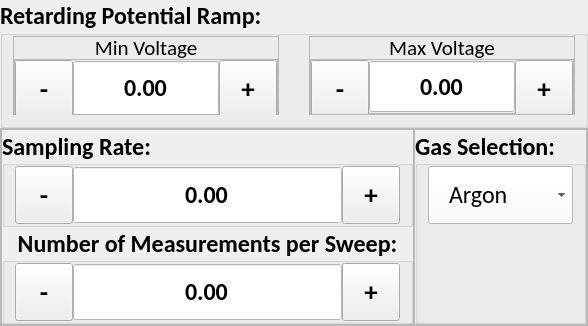
      <widget class="QWidget" name="double_lang_probe">
       <layout class="QVBoxLayout" name="verticalLayout_3">
        <property name="spacing">
         <number>0</number>
        </property>
        <property name="leftMargin">
         <number>0</number>
        </property>
        <property name="topMargin">
         <number>0</number>
        </property>
        <property name="rightMargin">
         <number>0</number>
        </property>
        <property name="bottomMargin">
         <number>0</number>
        </property>
        <item>
         <widget class="QGroupBox" name="dlp_volt_ramp_adjustment_gb">
          <property name="minimumSize">
           <size>
            <width>0</width>
            <height>112</height>
           </size>
          </property>
          <property name="maximumSize">
           <size>
            <width>16777215</width>
            <height>128</height>
           </size>
          </property>
          <property name="font">
           <font>
            <family>Calibri</family>
            <pointsize>18</pointsize>
            <weight>75</weight>
            <bold>true</bold>
           </font>
          </property>
          <property name="title">
           <string>Retarding Potential Ramp:</string>
          </property>
          <layout class="QHBoxLayout" name="horizontalLayout_10">
           <property name="spacing">
            <number>30</number>
           </property>
           <property name="leftMargin">
            <number>10</number>
           </property>
           <property name="topMargin">
            <number>0</number>
           </property>
           <property name="rightMargin">
            <number>10</number>
           </property>
           <property name="bottomMargin">
            <number>10</number>
           </property>
           <item>
            <widget class="QFrame" name="dlp_min_frame">
             <property name="maximumSize">
              <size>
               <width>1000</width>
               <height>1000</height>
              </size>
             </property>
             <property name="frameShape">
              <enum>QFrame::StyledPanel</enum>
             </property>
             <property name="frameShadow">
              <enum>QFrame::Raised</enum>
             </property>
             <layout class="QVBoxLayout" name="verticalLayout_7">
              <property name="spacing">
               <number>0</number>
              </property>
              <property name="leftMargin">
               <number>0</number>
              </property>
              <property name="topMargin">
               <number>0</number>
              </property>
              <property name="rightMargin">
               <number>0</number>
              </property>
              <property name="bottomMargin">
               <number>0</number>
              </property>
              <item>
               <widget class="QLabel" name="dlp_min_label">
                <property name="minimumSize">
                 <size>
                  <width>40</width>
                  <height>22</height>
                 </size>
                </property>
                <property name="maximumSize">
                 <size>
                  <width>1000</width>
                  <height>22</height>
                 </size>
                </property>
                <property name="font">
                 <font>
                  <family>Calibri</family>
                  <pointsize>16</pointsize>
                  <weight>50</weight>
                  <bold>false</bold>
                 </font>
                </property>
                <property name="text">
                 <string>Min Voltage</string>
                </property>
                <property name="alignment">
                 <set>Qt::AlignCenter</set>
                </property>
               </widget>
              </item>
              <item>
               <widget class="QFrame" name="frame_3">
                <property name="minimumSize">
                 <size>
                  <width>0</width>
                  <height>58</height>
                 </size>
                </property>
                <property name="frameShape">
                 <enum>QFrame::StyledPanel</enum>
                </property>
                <property name="frameShadow">
                 <enum>QFrame::Raised</enum>
                </property>
                <layout class="QHBoxLayout" name="horizontalLayout_11">
                 <property name="spacing">
                  <number>0</number>
                 </property>
                 <property name="leftMargin">
                  <number>0</number>
                 </property>
                 <property name="topMargin">
                  <number>0</number>
                 </property>
                 <property name="rightMargin">
                  <number>0</number>
                 </property>
                 <property name="bottomMargin">
                  <number>0</number>
                 </property>
                 <item>
                  <widget class="QToolButton" name="dlp_volt_ramp_min_minus">
                   <property name="minimumSize">
                    <size>
                     <width>58</width>
                     <height>58</height>
                    </size>
                   </property>
                   <property name="maximumSize">
                    <size>
                     <width>58</width>
                     <height>58</height>
                    </size>
                   </property>
                   <property name="font">
                    <font>
                     <pointsize>20</pointsize>
                     <weight>75</weight>
                     <bold>true</bold>
                    </font>
                   </property>
                   <property name="text">
                    <string>-</string>
                   </property>
                  </widget>
                 </item>
                 <item>
                  <widget class="QDoubleSpinBox" name="dlp_volt_ramp_min_input">
                   <property name="minimumSize">
                    <size>
                     <width>0</width>
                     <height>0</height>
                    </size>
                   </property>
                   <property name="maximumSize">
                    <size>
                     <width>1000</width>
                     <height>58</height>
                    </size>
                   </property>
                   <property name="font">
                    <font>
                     <family>Calibri</family>
                     <pointsize>18</pointsize>
                    </font>
                   </property>
                   <property name="layoutDirection">
                    <enum>Qt::LeftToRight</enum>
                   </property>
                   <property name="styleSheet">
                    <string notr="true">QDoubleSpinBox {
	background-color: #FFFFFF;
}</string>
                   </property>
                   <property name="alignment">
                    <set>Qt::AlignCenter</set>
                   </property>
                   <property name="readOnly">
                    <bool>true</bool>
                   </property>
                   <property name="buttonSymbols">
                    <enum>QAbstractSpinBox::NoButtons</enum>
                   </property>
                   <property name="correctionMode">
                    <enum>QAbstractSpinBox::CorrectToPreviousValue</enum>
                   </property>
                   <property name="showGroupSeparator" stdset="0">
                    <bool>false</bool>
                   </property>
                   <property name="minimum">
                    <double>-10000.000000000000000</double>
                   </property>
                   <property name="maximum">
                    <double>10000.000000000000000</double>
                   </property>
                  </widget>
                 </item>
                 <item>
                  <widget class="QToolButton" name="dlp_volt_ramp_min_plus">
                   <property name="minimumSize">
                    <size>
                     <width>58</width>
                     <height>58</height>
                    </size>
                   </property>
                   <property name="maximumSize">
                    <size>
                     <width>16777215</width>
                     <height>58</height>
                    </size>
                   </property>
                   <property name="font">
                    <font>
                     <pointsize>20</pointsize>
                     <weight>75</weight>
                     <bold>true</bold>
                    </font>
                   </property>
                   <property name="focusPolicy">
                    <enum>Qt::NoFocus</enum>
                   </property>
                   <property name="text">
                    <string>+</string>
                   </property>
                  </widget>
                 </item>
                </layout>
               </widget>
              </item>
             </layout>
            </widget>
           </item>
           <item>
            <widget class="QFrame" name="dlp_max_frame">
             <property name="minimumSize">
              <size>
               <width>0</width>
               <height>0</height>
              </size>
             </property>
             <property name="maximumSize">
              <size>
               <width>1000</width>
               <height>1000</height>
              </size>
             </property>
             <property name="frameShape">
              <enum>QFrame::StyledPanel</enum>
             </property>
             <property name="frameShadow">
              <enum>QFrame::Raised</enum>
             </property>
             <layout class="QVBoxLayout" name="verticalLayout_8">
              <property name="spacing">
               <number>0</number>
              </property>
              <property name="leftMargin">
               <number>0</number>
              </property>
              <property name="topMargin">
               <number>0</number>
              </property>
              <property name="rightMargin">
               <number>0</number>
              </property>
              <property name="bottomMargin">
               <number>0</number>
              </property>
              <item>
               <widget class="QLabel" name="dlp_max_label">
                <property name="minimumSize">
                 <size>
                  <width>42</width>
                  <height>22</height>
                 </size>
                </property>
                <property name="maximumSize">
                 <size>
                  <width>1000</width>
                  <height>22</height>
                 </size>
                </property>
                <property name="font">
                 <font>
                  <family>Calibri</family>
                  <pointsize>16</pointsize>
                  <weight>50</weight>
                  <bold>false</bold>
                 </font>
                </property>
                <property name="text">
                 <string>Max Voltage</string>
                </property>
                <property name="alignment">
                 <set>Qt::AlignCenter</set>
                </property>
               </widget>
              </item>
              <item>
               <widget class="QFrame" name="frame_4">
                <property name="frameShape">
                 <enum>QFrame::StyledPanel</enum>
                </property>
                <property name="frameShadow">
                 <enum>QFrame::Raised</enum>
                </property>
                <layout class="QHBoxLayout" name="horizontalLayout_12">
                 <property name="spacing">
                  <number>0</number>
                 </property>
                 <property name="leftMargin">
                  <number>0</number>
                 </property>
                 <property name="topMargin">
                  <number>0</number>
                 </property>
                 <property name="rightMargin">
                  <number>0</number>
                 </property>
                 <property name="bottomMargin">
                  <number>0</number>
                 </property>
                 <item>
                  <widget class="QToolButton" name="dlp_volt_ramp_max_minus">
                   <property name="minimumSize">
                    <size>
                     <width>58</width>
                     <height>58</height>
                    </size>
                   </property>
                   <property name="maximumSize">
                    <size>
                     <width>58</width>
                     <height>58</height>
                    </size>
                   </property>
                   <property name="font">
                    <font>
                     <pointsize>20</pointsize>
                     <weight>75</weight>
                     <bold>true</bold>
                    </font>
                   </property>
                   <property name="text">
                    <string>-</string>
                   </property>
                  </widget>
                 </item>
                 <item>
                  <widget class="QDoubleSpinBox" name="dlp_volt_rampt_max_input">
                   <property name="minimumSize">
                    <size>
                     <width>0</width>
                     <height>0</height>
                    </size>
                   </property>
                   <property name="maximumSize">
                    <size>
                     <width>1000</width>
                     <height>58</height>
                    </size>
                   </property>
                   <property name="font">
                    <font>
                     <family>Calibri</family>
                     <pointsize>18</pointsize>
                    </font>
                   </property>
                   <property name="layoutDirection">
                    <enum>Qt::LeftToRight</enum>
                   </property>
                   <property name="styleSheet">
                    <string notr="true">QDoubleSpinBox {
	background-color: #FFFFFF;
}</string>
                   </property>
                   <property name="alignment">
                    <set>Qt::AlignCenter</set>
                   </property>
                   <property name="readOnly">
                    <bool>true</bool>
                   </property>
                   <property name="buttonSymbols">
                    <enum>QAbstractSpinBox::NoButtons</enum>
                   </property>
                   <property name="correctionMode">
                    <enum>QAbstractSpinBox::CorrectToPreviousValue</enum>
                   </property>
                   <property name="showGroupSeparator" stdset="0">
                    <bool>false</bool>
                   </property>
                   <property name="minimum">
                    <double>-10000.000000000000000</double>
                   </property>
                   <property name="maximum">
                    <double>10000.000000000000000</double>
                   </property>
                  </widget>
                 </item>
                 <item>
                  <widget class="QToolButton" name="dlp_volt_ramp_max_plus">
                   <property name="minimumSize">
                    <size>
                     <width>58</width>
                     <height>58</height>
                    </size>
                   </property>
                   <property name="maximumSize">
                    <size>
                     <width>16777215</width>
                     <height>58</height>
                    </size>
                   </property>
                   <property name="font">
                    <font>
                     <pointsize>20</pointsize>
                     <weight>75</weight>
                     <bold>true</bold>
                    </font>
                   </property>
                   <property name="focusPolicy">
                    <enum>Qt::NoFocus</enum>
                   </property>
                   <property name="text">
                    <string>+</string>
                   </property>
                  </widget>
                 </item>
                </layout>
               </widget>
              </item>
             </layout>
            </widget>
           </item>
          </layout>
         </widget>
        </item>
        <item>
         <widget class="QFrame" name="frame_8">
          <property name="frameShape">
           <enum>QFrame::StyledPanel</enum>
          </property>
          <property name="frameShadow">
           <enum>QFrame::Raised</enum>
          </property>
          <layout class="QHBoxLayout" name="horizontalLayout_16">
           <property name="spacing">
            <number>0</number>
           </property>
           <property name="leftMargin">
            <number>0</number>
           </property>
           <property name="topMargin">
            <number>0</number>
           </property>
           <property name="rightMargin">
            <number>0</number>
           </property>
           <property name="bottomMargin">
            <number>0</number>
           </property>
           <item>
            <widget class="QFrame" name="frame_9">
             <property name="frameShape">
              <enum>QFrame::StyledPanel</enum>
             </property>
             <property name="frameShadow">
              <enum>QFrame::Raised</enum>
             </property>
             <layout class="QVBoxLayout" name="verticalLayout_11">
              <property name="spacing">
               <number>0</number>
              </property>
              <property name="leftMargin">
               <number>0</number>
              </property>
              <property name="topMargin">
               <number>0</number>
              </property>
              <property name="rightMargin">
               <number>0</number>
              </property>
              <property name="bottomMargin">
               <number>0</number>
              </property>
              <item>
               <widget class="QGroupBox" name="dlp_sampling_rate_gb">
                <property name="font">
                 <font>
                  <family>Calibri</family>
                  <pointsize>18</pointsize>
                  <weight>75</weight>
                  <bold>true</bold>
                 </font>
                </property>
                <property name="styleSheet">
                 <string notr="true"/>
                </property>
                <property name="title">
                 <string>Sampling Rate:</string>
                </property>
                <property name="alignment">
                 <set>Qt::AlignLeading|Qt::AlignLeft|Qt::AlignVCenter</set>
                </property>
                <layout class="QHBoxLayout" name="horizontalLayout_8">
                 <property name="spacing">
                  <number>0</number>
                 </property>
                 <property name="leftMargin">
                  <number>10</number>
                 </property>
                 <property name="topMargin">
                  <number>0</number>
                 </property>
                 <property name="rightMargin">
                  <number>10</number>
                 </property>
                 <property name="bottomMargin">
                  <number>0</number>
                 </property>
                 <item>
                  <widget class="QToolButton" name="dlp_sampling_rate_minus">
                   <property name="minimumSize">
                    <size>
                     <width>58</width>
                     <height>58</height>
                    </size>
                   </property>
                   <property name="maximumSize">
                    <size>
                     <width>58</width>
                     <height>58</height>
                    </size>
                   </property>
                   <property name="font">
                    <font>
                     <pointsize>20</pointsize>
                     <weight>75</weight>
                     <bold>true</bold>
                    </font>
                   </property>
                   <property name="text">
                    <string>-</string>
                   </property>
                  </widget>
                 </item>
                 <item>
                  <widget class="QDoubleSpinBox" name="dlp_sampling_rate_input">
                   <property name="minimumSize">
                    <size>
                     <width>0</width>
                     <height>58</height>
                    </size>
                   </property>
                   <property name="maximumSize">
                    <size>
                     <width>1000</width>
                     <height>58</height>
                    </size>
                   </property>
                   <property name="font">
                    <font>
                     <family>Calibri</family>
                     <pointsize>18</pointsize>
                    </font>
                   </property>
                   <property name="focusPolicy">
                    <enum>Qt::NoFocus</enum>
                   </property>
                   <property name="layoutDirection">
                    <enum>Qt::LeftToRight</enum>
                   </property>
                   <property name="styleSheet">
                    <string notr="true">QDoubleSpinBox {
	background-color: #FFFFFF;
}</string>
                   </property>
                   <property name="alignment">
                    <set>Qt::AlignCenter</set>
                   </property>
                   <property name="readOnly">
                    <bool>true</bool>
                   </property>
                   <property name="buttonSymbols">
                    <enum>QAbstractSpinBox::NoButtons</enum>
                   </property>
                   <property name="correctionMode">
                    <enum>QAbstractSpinBox::CorrectToPreviousValue</enum>
                   </property>
                   <property name="showGroupSeparator" stdset="0">
                    <bool>false</bool>
                   </property>
                   <property name="decimals">
                    <number>2</number>
                   </property>
                   <property name="minimum">
                    <double>-10000.000000000000000</double>
                   </property>
                   <property name="maximum">
                    <double>10000.000000000000000</double>
                   </property>
                  </widget>
                 </item>
                 <item>
                  <widget class="QToolButton" name="dlp_sampling_rate_plus">
                   <property name="minimumSize">
                    <size>
                     <width>58</width>
                     <height>58</height>
                    </size>
                   </property>
                   <property name="maximumSize">
                    <size>
                     <width>16777215</width>
                     <height>58</height>
                    </size>
                   </property>
                   <property name="font">
                    <font>
                     <pointsize>20</pointsize>
                     <weight>75</weight>
                     <bold>true</bold>
                    </font>
                   </property>
                   <property name="focusPolicy">
                    <enum>Qt::NoFocus</enum>
                   </property>
                   <property name="text">
                    <string>+</string>
                   </property>
                  </widget>
                 </item>
                </layout>
               </widget>
              </item>
              <item>
               <widget class="QGroupBox" name="dlp_num_measurements_gb">
                <property name="font">
                 <font>
                  <family>Calibri</family>
                  <pointsize>18</pointsize>
                  <weight>75</weight>
                  <bold>true</bold>
                 </font>
                </property>
                <property name="title">
                 <string>Number of Measurements per Sweep:</string>
                </property>
                <property name="alignment">
                 <set>Qt::AlignCenter</set>
                </property>
                <layout class="QHBoxLayout" name="horizontalLayout_9">
                 <property name="spacing">
                  <number>0</number>
                 </property>
                 <property name="leftMargin">
                  <number>10</number>
                 </property>
                 <property name="topMargin">
                  <number>0</number>
                 </property>
                 <property name="rightMargin">
                  <number>10</number>
                 </property>
                 <property name="bottomMargin">
                  <number>0</number>
                 </property>
                 <item>
                  <widget class="QToolButton" name="dlp_num_measurements_minus">
                   <property name="minimumSize">
                    <size>
                     <width>58</width>
                     <height>58</height>
                    </size>
                   </property>
                   <property name="maximumSize">
                    <size>
                     <width>58</width>
                     <height>58</height>
                    </size>
                   </property>
                   <property name="font">
                    <font>
                     <pointsize>20</pointsize>
                     <weight>75</weight>
                     <bold>true</bold>
                    </font>
                   </property>
                   <property name="text">
                    <string>-</string>
                   </property>
                  </widget>
                 </item>
                 <item>
                  <widget class="QDoubleSpinBox" name="dlp_num_measurements_input">
                   <property name="minimumSize">
                    <size>
                     <width>0</width>
                     <height>58</height>
                    </size>
                   </property>
                   <property name="maximumSize">
                    <size>
                     <width>1000</width>
                     <height>58</height>
                    </size>
                   </property>
                   <property name="font">
                    <font>
                     <family>Calibri</family>
                     <pointsize>18</pointsize>
                    </font>
                   </property>
                   <property name="styleSheet">
                    <string notr="true">QDoubleSpinBox {
	background-color: #FFFFFF;
}</string>
                   </property>
                   <property name="alignment">
                    <set>Qt::AlignCenter</set>
                   </property>
                   <property name="readOnly">
                    <bool>true</bool>
                   </property>
                   <property name="buttonSymbols">
                    <enum>QAbstractSpinBox::NoButtons</enum>
                   </property>
                   <property name="correctionMode">
                    <enum>QAbstractSpinBox::CorrectToPreviousValue</enum>
                   </property>
                   <property name="showGroupSeparator" stdset="0">
                    <bool>false</bool>
                   </property>
                   <property name="decimals">
                    <number>2</number>
                   </property>
                   <property name="minimum">
                    <double>-10000.000000000000000</double>
                   </property>
                   <property name="maximum">
                    <double>10000.000000000000000</double>
                   </property>
                  </widget>
                 </item>
                 <item>
                  <widget class="QToolButton" name="dlp_num_measurements_plus">
                   <property name="minimumSize">
                    <size>
                     <width>58</width>
                     <height>58</height>
                    </size>
                   </property>
                   <property name="maximumSize">
                    <size>
                     <width>16777215</width>
                     <height>58</height>
                    </size>
                   </property>
                   <property name="font">
                    <font>
                     <pointsize>20</pointsize>
                     <weight>75</weight>
                     <bold>true</bold>
                    </font>
                   </property>
                   <property name="focusPolicy">
                    <enum>Qt::NoFocus</enum>
                   </property>
                   <property name="text">
                    <string>+</string>
                   </property>
                  </widget>
                 </item>
                </layout>
               </widget>
              </item>
             </layout>
            </widget>
           </item>
           <item>
            <widget class="QFrame" name="frame_10">
             <property name="frameShape">
              <enum>QFrame::StyledPanel</enum>
             </property>
             <property name="frameShadow">
              <enum>QFrame::Raised</enum>
             </property>
             <layout class="QHBoxLayout" name="horizontalLayout_17">
              <property name="spacing">
               <number>0</number>
              </property>
              <property name="leftMargin">
               <number>0</number>
              </property>
              <property name="topMargin">
               <number>0</number>
              </property>
              <property name="rightMargin">
               <number>0</number>
              </property>
              <property name="bottomMargin">
               <number>0</number>
              </property>
              <item>
               <widget class="QGroupBox" name="dlp_gas_select_gb">
                <property name="font">
                 <font>
                  <family>Calibri</family>
                  <pointsize>18</pointsize>
                  <weight>75</weight>
                  <bold>true</bold>
                 </font>
                </property>
                <property name="styleSheet">
                 <string notr="true"/>
                </property>
                <property name="title">
                 <string>Gas Selection:</string>
                </property>
                <property name="alignment">
                 <set>Qt::AlignLeading|Qt::AlignLeft|Qt::AlignVCenter</set>
                </property>
                <layout class="QVBoxLayout" name="verticalLayout_12">
                 <property name="spacing">
                  <number>0</number>
                 </property>
                 <property name="leftMargin">
                  <number>10</number>
                 </property>
                 <property name="topMargin">
                  <number>0</number>
                 </property>
                 <property name="rightMargin">
                  <number>10</number>
                 </property>
                 <property name="bottomMargin">
                  <number>0</number>
                 </property>
                 <item alignment="Qt::AlignTop">
                  <widget class="QComboBox" name="dlp_gas_select_cb">
                   <property name="minimumSize">
                    <size>
                     <width>0</width>
                     <height>58</height>
                    </size>
                   </property>
                   <property name="maximumSize">
                    <size>
                     <width>1000</width>
                     <height>58</height>
                    </size>
                   </property>
                   <property name="font">
                    <font>
                     <family>Calibri</family>
                     <pointsize>18</pointsize>
                     <weight>50</weight>
                     <bold>false</bold>
                    </font>
                   </property>
                   <property name="cursor">
                    <cursorShape>PointingHandCursor</cursorShape>
                   </property>
                   <property name="styleSheet">
                    <string notr="true">QComboBox {
	background-color: #FFFFFF;
	padding-left: 20px;
	text-align: left;
}

QComboBox:focus {
    outline: none; 
    border: 1px solid gray;
}

QComboBox QAbstractItemView {
    selection-background-color: white;
    selection-color: black; 
}
</string>
                   </property>
                   <property name="frame">
                    <bool>true</bool>
                   </property>
                   <item>
                    <property name="text">
                     <string>Argon</string>
                    </property>
                   </item>
                   <item>
                    <property name="text">
                     <string>Helium</string>
                    </property>
                   </item>
                   <item>
                    <property name="text">
                     <string>Nitrogen</string>
                    </property>
                   </item>
                   <item>
                    <property name="text">
                     <string>CO2</string>
                    </property>
                   </item>
                   <item>
                    <property name="text">
                     <string>Oxygen</string>
                    </property>
                   </item>
                   <item>
                    <property name="text">
                     <string>Hydrogen</string>
                    </property>
                   </item>
                  </widget>
                 </item>
                </layout>
               </widget>
              </item>
             </layout>
            </widget>
           </item>
          </layout>
         </widget>
        </item>
       </layout>
      </widget>
